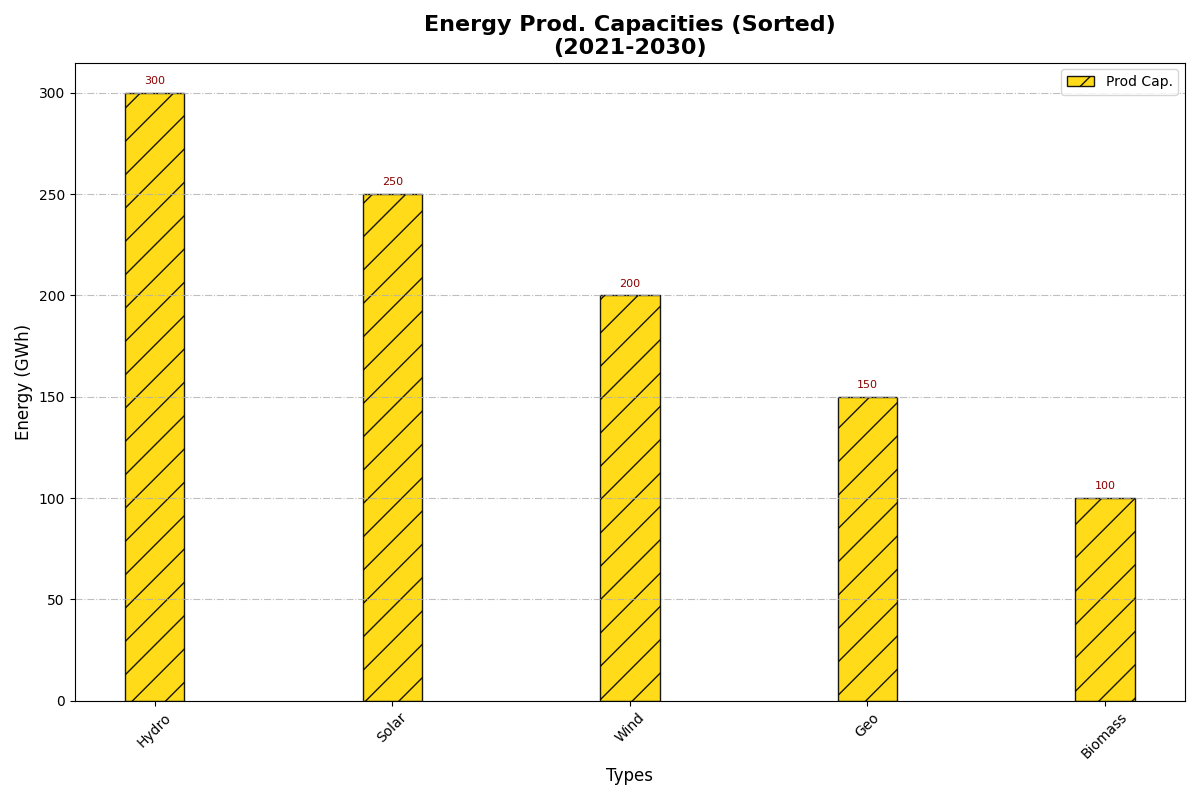

Reproduce this figure in Python.
import matplotlib.pyplot as plt
import numpy as np

energy_types = ["Wind", "Solar", "Hydro", "Biomass", "Geo"]
production_capacities = [200, 250, 300, 100, 150]
energy_consumptions = [180, 230, 140, 290, 90]
targets = [155, 210, 310, 110, 260]

# Sorting by production_capacities in descending order
sorted_indices = np.argsort(production_capacities)[::-1]
energy_types = [energy_types[i] for i in sorted_indices]
production_capacities = [production_capacities[i] for i in sorted_indices]
energy_consumptions = [energy_consumptions[i] for i in sorted_indices]
targets = [targets[i] for i in sorted_indices]

fig, ax = plt.subplots(figsize=(12, 8))
bar_width = 0.25
index = np.arange(len(energy_types))

# Only showing the bars for production capacities along with their order
bars1 = ax.bar(index, production_capacities, bar_width, label='Prod Cap.', color='gold', alpha=0.9, edgecolor='black', hatch='/')

ax.set_title('Energy Prod. Capacities (Sorted)\n(2021-2030)', fontsize=16, fontweight='heavy')
ax.set_xlabel('Types', fontsize=12)
ax.set_ylabel('Energy (GWh)', fontsize=12)

ax.set_xticks(index)
ax.set_xticklabels(energy_types, rotation=45)
ax.legend(loc='upper right', fontsize=10)
ax.grid(axis='y', linestyle='-.', alpha=0.8)

def add_labels(bars):
    for bar in bars:
        height = bar.get_height()
        ax.annotate(f'{height}',
                    xy=(bar.get_x() + bar.get_width() / 2, height),
                    xytext=(0, 5),
                    textcoords="offset points",
                    ha='center', va='bottom', fontsize=8, color='darkred')

add_labels(bars1)

plt.tight_layout()
plt.show()
